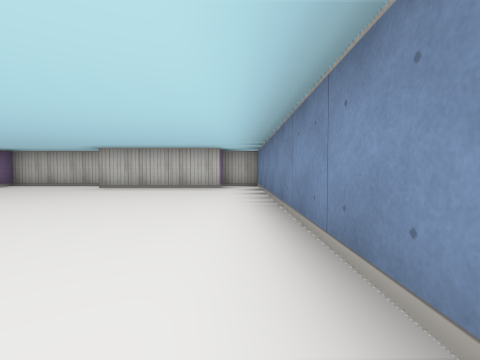
view 1 (above)

13 first-person views from a walk through a cub3D maze. The camera is about half as high as the walls, tilts 2° down and sees 85° across. The floor is counted in squares. Each view is taken from the middle of a square. On the plan, view 1 faces up. The plan holds only what a view shows up to about 9 squares ahead; the rest is blank.

view 2
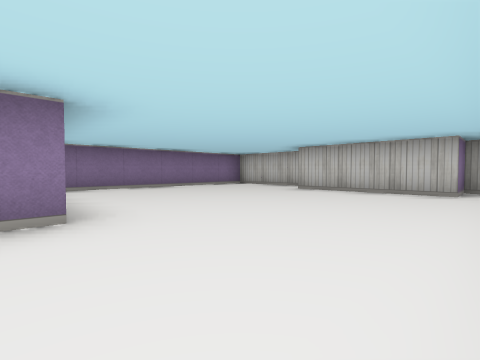

view 3
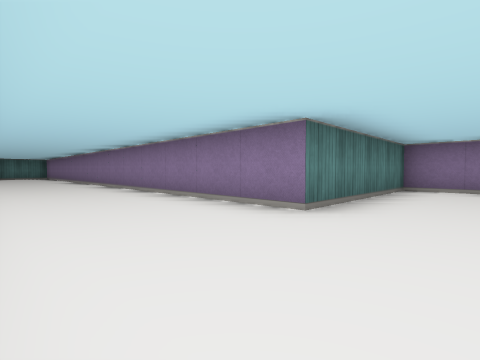

view 4
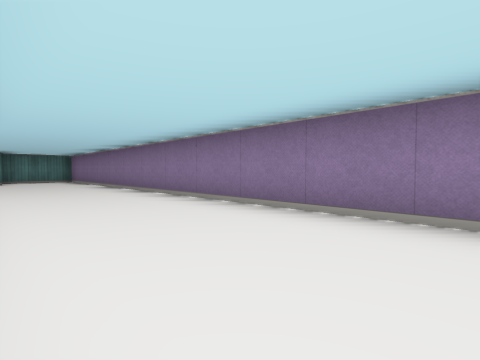

view 5
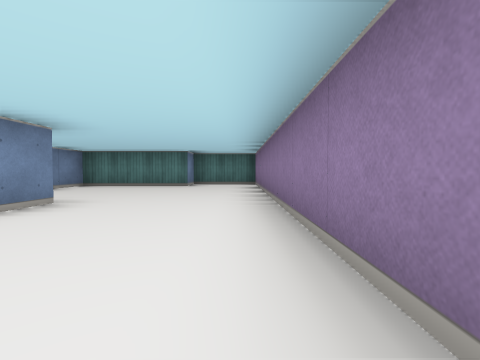

view 6
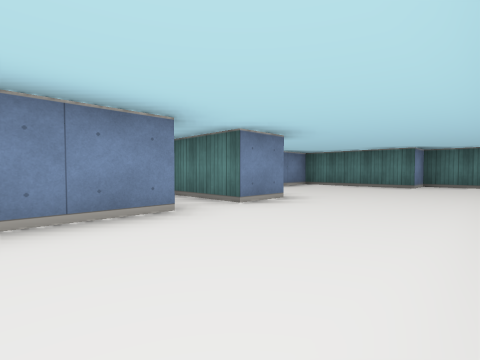

view 7
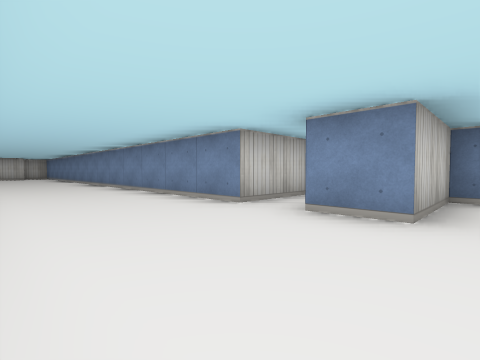

view 8
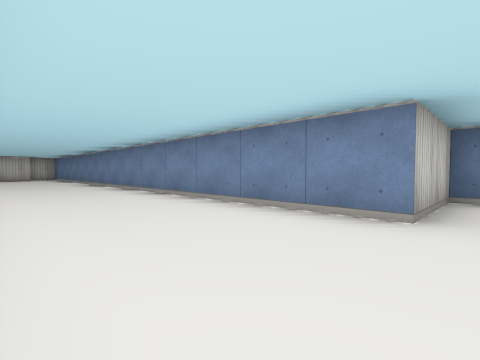

view 9
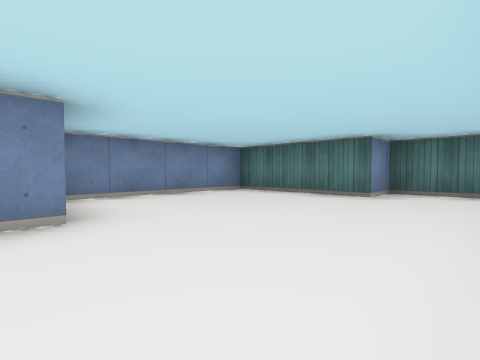

view 10
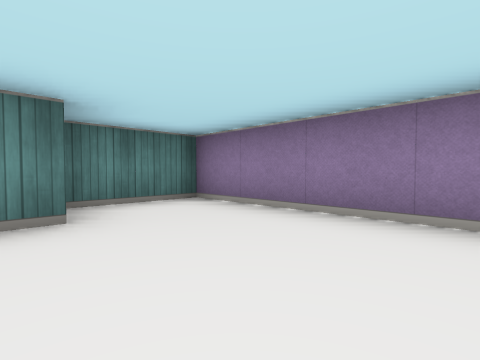

view 11
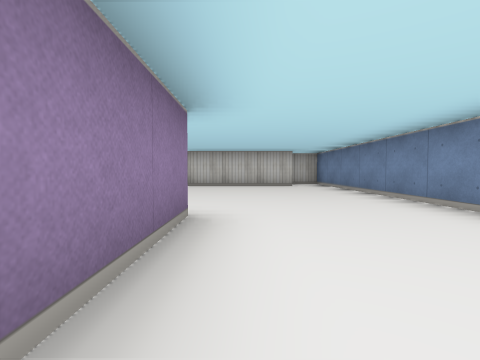

view 12
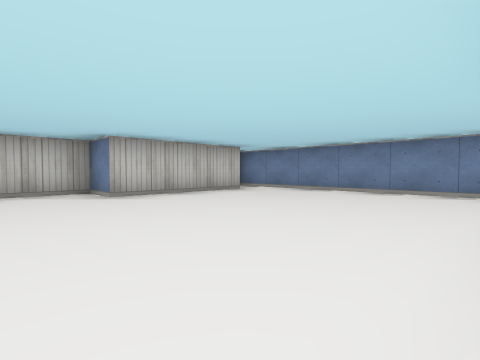

view 13
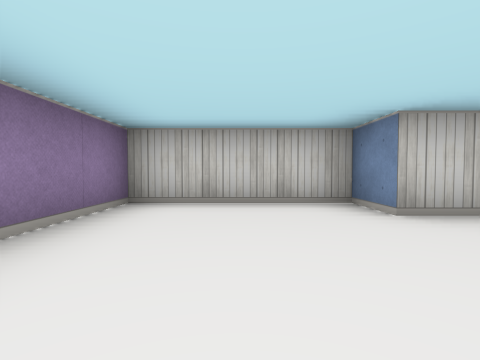

### Floor plan
Points are (right, up) in squares from view 1. A wall is a line through its corners. A room is listed if a view was taken in it or the views show most of it. See-through windows are left out.
Room 1 (views 1, 2, 3, 4, 5, 6, 7, 8, 9, 10, 11, 12, 13)
walls: (2.6, -6.5) (0.5, -6.5) (0.5, 7.5) (-0.5, 7.5) (-0.5, 6.5) (-3.5, 6.5) (-3.5, 7.5) (-6.5, 7.5) (-6.5, 1.5) (-2.5, 1.5) (-2.5, -13.5) (-0.5, -13.5) (-0.5, -12.5) (2.5, -12.5) (2.5, -8.5) (0.5, -8.5) (0.5, -7.5) (2.2, -7.5)

Positions as (right, up) in squares from view 1, and headings:
1: (0, 0), facing up
2: (0, 1), facing up-left
3: (0, 3), facing down-left
4: (0, -2), facing down-left
5: (-2, -5), facing down
6: (-2, -5), facing down-right
7: (-2, -9), facing up-right
8: (-2, -7), facing up-right
9: (-2, -8), facing down-right
10: (0, -10), facing down-left
11: (-2, -1), facing up
12: (-5, 2), facing up-right
13: (-5, 4), facing up
